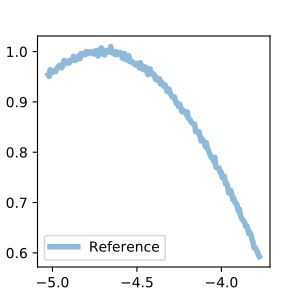

Python code for this plot:
# Now another noisy sine wave is created and a segment of it is cut out.

#define a segment within the sine wave to use as reference
t_s,t_e = 200,400
#number of reference datasets to generate for the example

#make reference data with different random noise on a segment of the original
refData = segnoise.noiseAdder(np.sin(x),snr=45)[t_s:t_e] 

# The reference data looks like:

plt.figure(figsize=(3,3)) #doctest: +SKIP
#Plot the reference
plt.plot(x[t_s:t_e], refData,linewidth=4,alpha=0.5,label='Reference')#doctest: +SKIP
plt.legend()#doctest: +SKIP
plt.show()#doctest: +SKIP
